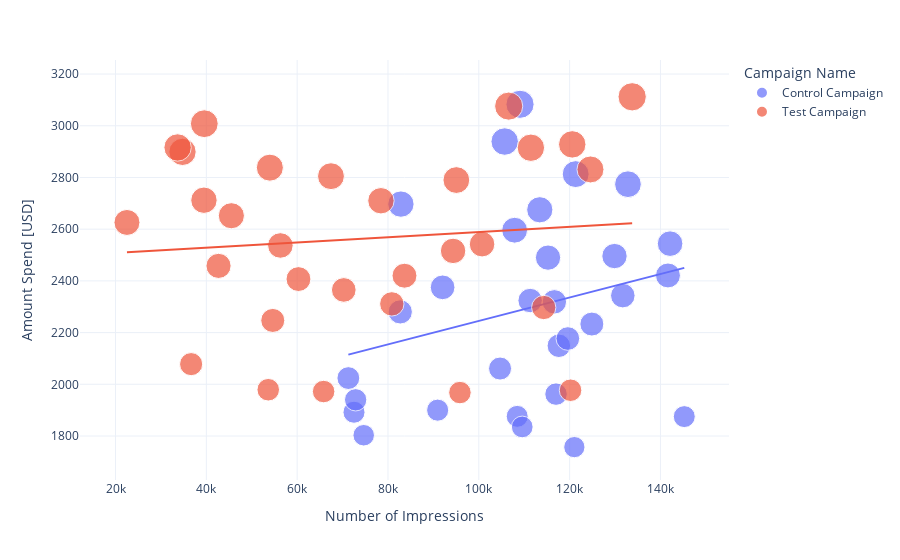

Notebook source saved alongside this figure:
### Markdown cell above
### A/B Testing to Find the Best Marketing Startegy

### Code cell
# first : analyze the relationship between the number of impressions we got from both campaigns and the amount spent on both campaigns

figure = px.scatter(data_frame= ab_data,
                    x="Number of Impressions",
                    y="Amount Spend [USD]",
                    size="Amount Spend [USD]",
                    color="Campaign Name",
                    trendline="ols")
figure.show()

### Figure 1 — Plotly figure (JSON) as saved in the notebook; plotly's stock layout.template omitted (floating-point values rounded to 4 significant figures)
{"data": [{"hovertemplate": "Campaign Name=Control Campaign<br>Number of Impressions=%{x}<br>Amount Spend [USD]=%{marker.size}<extra></extra>", "legendgroup": "Control Campaign", "marker": {"color": "#636efa", "size": [2280, 2149, 2490, 2319, 2697, 1875, 2774, 2024, 2177, 1876, 2596, 1757, 2675, 1803, 2939, 2496, 1892, 1962, 2233, 2061, 2421, 2375, 2343, 2324, 1940, 1835, 3083, 2544, 1900, 2813], "sizemode": "area", "sizeref": 7.78, "symbol": "circle"}, "mode": "markers", "name": "Control Campaign", "orientation": "v", "showlegend": true, "type": "scatter", "x": [82702, 117624, 115247, 116639, 82847, 145248, 132845, 71274, 119612, 108452, 107890, 121040, 113430, 74654, 105705, 129880, 72515, 117006, 124897, 104678, 141654, 92029, 131711, 111306, 72878, 109600.0, 109076, 142123, 90939, 121332], "xaxis": "x", "y": [2280, 2149, 2490, 2319, 2697, 1875, 2774, 2024, 2177, 1876, 2596, 1757, 2675, 1803, 2939, 2496, 1892, 1962, 2233, 2061, 2421, 2375, 2343, 2324, 1940, 1835, 3083, 2544, 1900, 2813], "yaxis": "y"}, {"hovertemplate": "<b>OLS trendline</b><br>Amount Spend [USD] = 0.00453629 * Number of Impressions + 1791.44<br>R<sup>2</sup>=0.069265<br><br>Campaign Name=Control Campaign<br>Number of Impressions=%{x}<br>Amount Spend [USD]=%{y} <b>(trend)</b><extra></extra>", "legendgroup": "Control Campaign", "marker": {"color": "#636efa", "symbol": "circle"}, "mode": "lines", "name": "Control Campaign", "showlegend": false, "type": "scatter", "x": [71274, 72515, 72878, 74654, 82702, 82847, 90939, 92029, 104678, 105705, 107890, 108452, 109076, 109600.0, 111306, 113430, 115247, 116639, 117006, 117624, 119612, 121040, 121332, 124897, 129880, 131711, 132845, 141654, 142123, 145248], "xaxis": "x", "y": [2115.0, 2120.0, 2122.0, 2130.0, 2167.0, 2167.0, 2204.0, 2209.0, 2266.0, 2271.0, 2281.0, 2283.0, 2286.0, 2288.0, 2296.0, 2306.0, 2314.0, 2321.0, 2322.0, 2325.0, 2334.0, 2341.0, 2342.0, 2358.0, 2381.0, 2389.0, 2394.0, 2434.0, 2436.0, 2450.0], "yaxis": "y"}, {"hovertemplate": "Campaign Name=Test Campaign<br>Number of Impressions=%{x}<br>Amount Spend [USD]=%{marker.size}<extra></extra>", "legendgroup": "Test Campaign", "marker": {"color": "#EF553B", "size": [3008, 2790, 2420, 2831, 1972, 2537, 2516, 3076, 1968, 1979, 2626, 2542, 2712, 3112, 2899, 2407, 2078, 2928, 2311, 2915, 2247, 2805, 2365, 1977, 2710, 2297, 2458, 2838, 2916, 2652], "sizemode": "area", "sizeref": 7.78, "symbol": "circle"}, "mode": "markers", "name": "Test Campaign", "orientation": "v", "showlegend": true, "type": "scatter", "x": [39550, 95054, 83633, 124591, 65827, 56304, 94338, 106584, 95843, 53632, 22521, 100719, 39470, 133771, 34752, 60286, 36650, 120576, 80841, 111469, 54627, 67444, 70263, 120203, 78451, 114295, 42684, 53986, 33669, 45511], "xaxis": "x", "y": [3008, 2790, 2420, 2831, 1972, 2537, 2516, 3076, 1968, 1979, 2626, 2542, 2712, 3112, 2899, 2407, 2078, 2928, 2311, 2915, 2247, 2805, 2365, 1977, 2710, 2297, 2458, 2838, 2916, 2652], "yaxis": "y"}, {"hovertemplate": "<b>OLS trendline</b><br>Amount Spend [USD] = 0.00100671 * Number of Impressions + 2487.98<br>R<sup>2</sup>=0.008600<br><br>Campaign Name=Test Campaign<br>Number of Impressions=%{x}<br>Amount Spend [USD]=%{y} <b>(trend)</b><extra></extra>", "legendgroup": "Test Campaign", "marker": {"color": "#EF553B", "symbol": "circle"}, "mode": "lines", "name": "Test Campaign", "showlegend": false, "type": "scatter", "x": [22521, 33669, 34752, 36650, 39470, 39550, 42684, 45511, 53632, 53986, 54627, 56304, 60286, 65827, 67444, 70263, 78451, 80841, 83633, 94338, 95054, 95843, 100719, 106584, 111469, 114295, 120203, 120576, 124591, 133771], "xaxis": "x", "y": [2511.0, 2522.0, 2523.0, 2525.0, 2528.0, 2528.0, 2531.0, 2534.0, 2542.0, 2542.0, 2543.0, 2545.0, 2549.0, 2554.0, 2556.0, 2559.0, 2567.0, 2569.0, 2572.0, 2583.0, 2584.0, 2584.0, 2589.0, 2595.0, 2600.0, 2603.0, 2609.0, 2609.0, 2613.0, 2623.0], "yaxis": "y"}], "layout": {"legend": {"itemsizing": "constant", "title": {"text": "Campaign Name"}, "tracegroupgap": 0}, "margin": {"t": 60}, "xaxis": {"anchor": "y", "domain": [0, 1], "title": {"text": "Number of Impressions"}}, "yaxis": {"anchor": "x", "domain": [0, 1], "title": {"text": "Amount Spend [USD]"}}}}
